Frame 1 (no input): blank canvas, image omitted
Frame 60 (the mouse pressed at the canvas centre just before this capture): blank canvas, image omitted
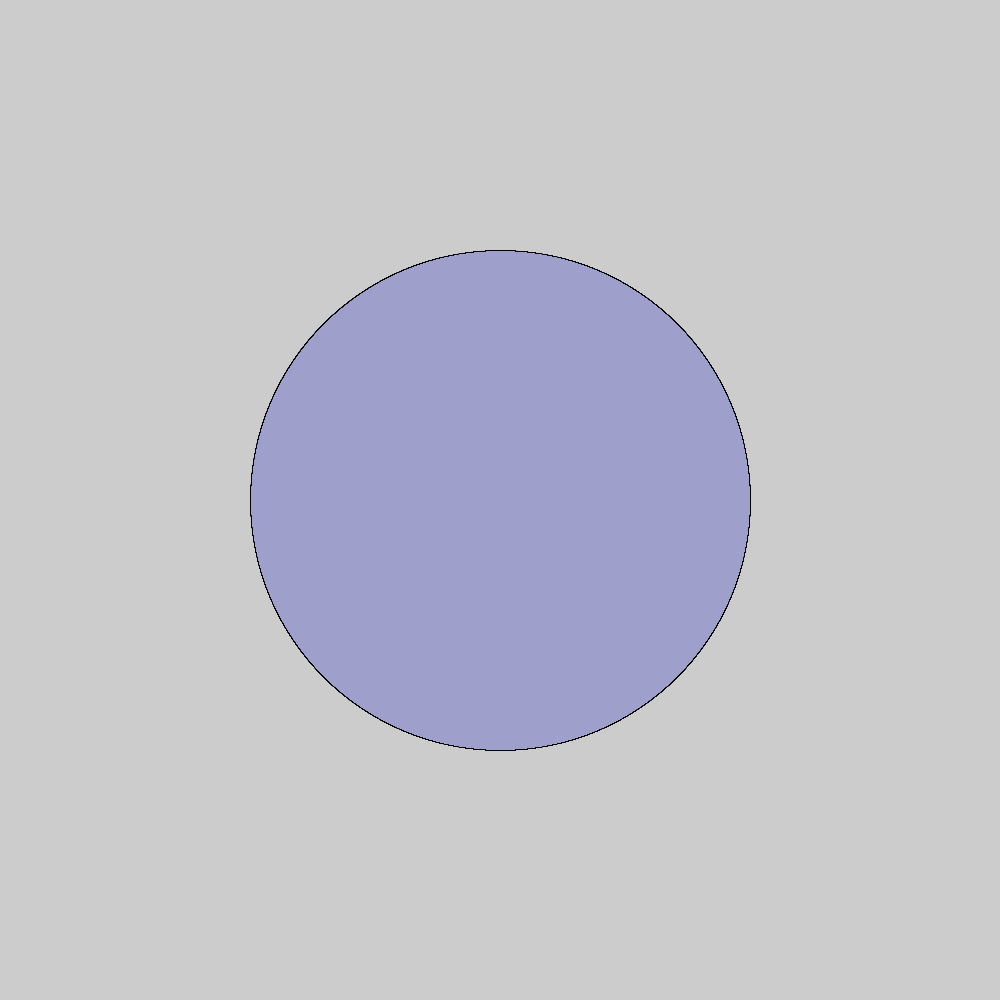
Frame 120 (the mouse held since frame 60 and released just before this capture)

The Processing sketch whose frames 1 and 60 were blank and that drew this single picture after the mouse press (run headless with seeded random() and noise(); from frame 60 on, the mouse is pressed at the canvas centre):

// Processing sketch: processing_50265
// ── processing_50265.pde

 void setup(){
  size (1000, 1000);
  smooth();
}

void draw(){
 
  fill(0, 0, 255, random(0, 3));
  
  strokeWeight(random(.11, .15));
  //making ellipses match mouse movement
  ellipse (mouseX, mouseY, mouseX, mouseY);
}
